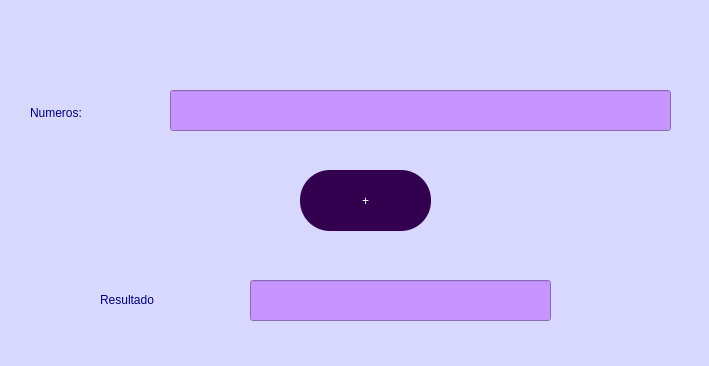
<?xml version="1.0" encoding="UTF-8"?>
<ui version="4.0">
 <class>Form</class>
 <widget class="QWidget" name="Form">
  <property name="geometry">
   <rect>
    <x>0</x>
    <y>0</y>
    <width>709</width>
    <height>366</height>
   </rect>
  </property>
  <property name="windowTitle">
   <string>Form</string>
  </property>
  <property name="styleSheet">
   <string notr="true">background-color: rgb(216, 216, 255);</string>
  </property>
  <widget class="QLabel" name="label">
   <property name="geometry">
    <rect>
     <x>30</x>
     <y>103</y>
     <width>141</width>
     <height>20</height>
    </rect>
   </property>
   <property name="styleSheet">
    <string notr="true">font: 15pt &quot;Arial&quot;;
color: rgb(0, 0, 118);</string>
   </property>
   <property name="text">
    <string>Numeros:</string>
   </property>
  </widget>
  <widget class="QLineEdit" name="txtResultado">
   <property name="enabled">
    <bool>false</bool>
   </property>
   <property name="geometry">
    <rect>
     <x>250</x>
     <y>280</y>
     <width>301</width>
     <height>41</height>
    </rect>
   </property>
   <property name="font">
    <font>
     <pointsize>12</pointsize>
    </font>
   </property>
   <property name="styleSheet">
    <string notr="true">background-color: rgb(198, 149, 255);
border-color: rgb(0, 98, 255);</string>
   </property>
   <property name="alignment">
    <set>Qt::AlignRight|Qt::AlignTrailing|Qt::AlignVCenter</set>
   </property>
  </widget>
  <widget class="QPushButton" name="btnSumar">
   <property name="geometry">
    <rect>
     <x>300</x>
     <y>170</y>
     <width>131</width>
     <height>61</height>
    </rect>
   </property>
   <property name="styleSheet">
    <string notr="true">background-color: rgb(50, 0, 79);
font: 16pt &quot;Times New Roman&quot;;
color: rgb(255, 255, 255);
border_color: 5px white;
border-radius: 30px;</string>
   </property>
   <property name="text">
    <string>+</string>
   </property>
  </widget>
  <widget class="QLineEdit" name="txtNumeros">
   <property name="geometry">
    <rect>
     <x>170</x>
     <y>90</y>
     <width>501</width>
     <height>41</height>
    </rect>
   </property>
   <property name="font">
    <font>
     <pointsize>12</pointsize>
    </font>
   </property>
   <property name="styleSheet">
    <string notr="true">background-color: rgb(198, 149, 255);
border-color: rgb(0, 98, 255);</string>
   </property>
   <property name="alignment">
    <set>Qt::AlignRight|Qt::AlignTrailing|Qt::AlignVCenter</set>
   </property>
  </widget>
  <widget class="QLabel" name="label_3">
   <property name="geometry">
    <rect>
     <x>100</x>
     <y>290</y>
     <width>131</width>
     <height>20</height>
    </rect>
   </property>
   <property name="styleSheet">
    <string notr="true">font: 15pt &quot;Arial&quot;;
color: rgb(0, 0, 118);</string>
   </property>
   <property name="text">
    <string>Resultado</string>
   </property>
  </widget>
 </widget>
 <resources/>
 <connections/>
</ui>
